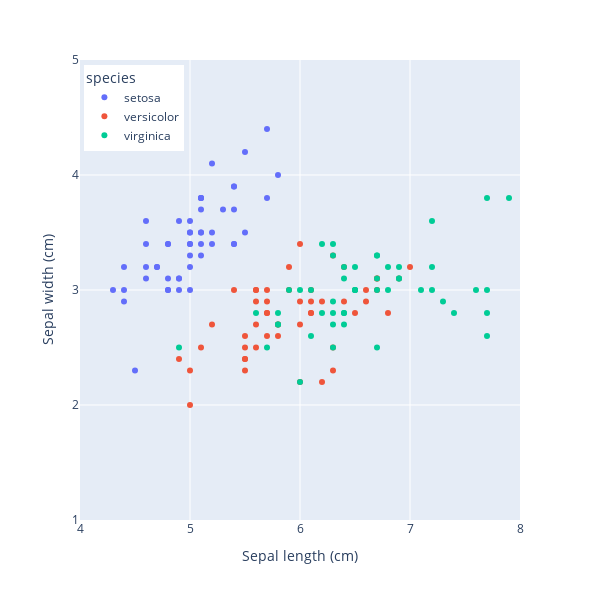

The notebook cell saved with this chart:
### Code cell
fig = px.scatter(iris_sns, x="sepal_length", y="sepal_width", 
                 color="species",
                 width = 600, height = 600,
                 labels={"sepal_length": "Sepal length (cm)",
                         "sepal_width": "Sepal width (cm)"})
# 设置横轴和纵轴范围
fig.update_layout(xaxis_range=[4, 8], 
                  yaxis_range=[1, 5])


fig.update_layout(
    xaxis = dict(
        tickmode = 'array',
        tickvals = np.arange(4,8+1)))

fig.update_layout(
    yaxis = dict(
        tickmode = 'array',
        tickvals = np.arange(1,5+1)))

fig.update_layout(legend=dict(
    yanchor="top",
    y=0.99,
    xanchor="left",
    x=0.01
))

fig.show()

# 将fig保存为SVG格式
fig.write_image("Figures\Plotly绘制样本数据散点图，增加鸢尾花分类标签.svg")

### Figure 1 — Plotly figure (JSON) as saved in the notebook; plotly's stock layout.template omitted (floating-point values rounded to 4 significant figures)
{"data": [{"hovertemplate": "species=setosa<br>Sepal length (cm)=%{x}<br>Sepal width (cm)=%{y}<extra></extra>", "legendgroup": "setosa", "marker": {"color": "#636efa", "symbol": "circle"}, "mode": "markers", "name": "setosa", "orientation": "v", "showlegend": true, "type": "scatter", "visible": true, "x": [5.1, 4.9, 4.7, 4.6, 5, 5.4, 4.6, 5, 4.4, 4.9, 5.4, 4.8, 4.8, 4.3, 5.8, 5.7, 5.4, 5.1, 5.7, 5.1, 5.4, 5.1, 4.6, 5.1, 4.8, 5, 5, 5.2, 5.2, 4.7, 4.8, 5.4, 5.2, 5.5, 4.9, 5, 5.5, 4.9, 4.4, 5.1, 5, 4.5, 4.4, 5, 5.1, 4.8, 5.1, 4.6, 5.3, 5], "xaxis": "x", "y": [3.5, 3, 3.2, 3.1, 3.6, 3.9, 3.4, 3.4, 2.9, 3.1, 3.7, 3.4, 3, 3, 4, 4.4, 3.9, 3.5, 3.8, 3.8, 3.4, 3.7, 3.6, 3.3, 3.4, 3, 3.4, 3.5, 3.4, 3.2, 3.1, 3.4, 4.1, 4.2, 3.1, 3.2, 3.5, 3.6, 3, 3.4, 3.5, 2.3, 3.2, 3.5, 3.8, 3, 3.8, 3.2, 3.7, 3.3], "yaxis": "y"}, {"hovertemplate": "species=versicolor<br>Sepal length (cm)=%{x}<br>Sepal width (cm)=%{y}<extra></extra>", "legendgroup": "versicolor", "marker": {"color": "#EF553B", "symbol": "circle"}, "mode": "markers", "name": "versicolor", "orientation": "v", "showlegend": true, "type": "scatter", "x": [7, 6.4, 6.9, 5.5, 6.5, 5.7, 6.3, 4.9, 6.6, 5.2, 5, 5.9, 6, 6.1, 5.6, 6.7, 5.6, 5.8, 6.2, 5.6, 5.9, 6.1, 6.3, 6.1, 6.4, 6.6, 6.8, 6.7, 6, 5.7, 5.5, 5.5, 5.8, 6, 5.4, 6, 6.7, 6.3, 5.6, 5.5, 5.5, 6.1, 5.8, 5, 5.6, 5.7, 5.7, 6.2, 5.1, 5.7], "xaxis": "x", "y": [3.2, 3.2, 3.1, 2.3, 2.8, 2.8, 3.3, 2.4, 2.9, 2.7, 2, 3, 2.2, 2.9, 2.9, 3.1, 3, 2.7, 2.2, 2.5, 3.2, 2.8, 2.5, 2.8, 2.9, 3, 2.8, 3, 2.9, 2.6, 2.4, 2.4, 2.7, 2.7, 3, 3.4, 3.1, 2.3, 3, 2.5, 2.6, 3, 2.6, 2.3, 2.7, 3, 2.9, 2.9, 2.5, 2.8], "yaxis": "y"}, {"hovertemplate": "species=virginica<br>Sepal length (cm)=%{x}<br>Sepal width (cm)=%{y}<extra></extra>", "legendgroup": "virginica", "marker": {"color": "#00cc96", "symbol": "circle"}, "mode": "markers", "name": "virginica", "orientation": "v", "showlegend": true, "type": "scatter", "x": [6.3, 5.8, 7.1, 6.3, 6.5, 7.6, 4.9, 7.3, 6.7, 7.2, 6.5, 6.4, 6.8, 5.7, 5.8, 6.4, 6.5, 7.7, 7.7, 6, 6.9, 5.6, 7.7, 6.3, 6.7, 7.2, 6.2, 6.1, 6.4, 7.2, 7.4, 7.9, 6.4, 6.3, 6.1, 7.7, 6.3, 6.4, 6, 6.9, 6.7, 6.9, 5.8, 6.8, 6.7, 6.7, 6.3, 6.5, 6.2, 5.9], "xaxis": "x", "y": [3.3, 2.7, 3, 2.9, 3, 3, 2.5, 2.9, 2.5, 3.6, 3.2, 2.7, 3, 2.5, 2.8, 3.2, 3, 3.8, 2.6, 2.2, 3.2, 2.8, 2.8, 2.7, 3.3, 3.2, 2.8, 3, 2.8, 3, 2.8, 3.8, 2.8, 2.8, 2.6, 3, 3.4, 3.1, 3, 3.1, 3.1, 3.1, 2.7, 3.2, 3.3, 3, 2.5, 3, 3.4, 3], "yaxis": "y"}], "layout": {"height": 600, "legend": {"title": {"text": "species"}, "tracegroupgap": 0, "x": 0.01, "xanchor": "left", "y": 0.99, "yanchor": "top"}, "margin": {"t": 60}, "width": 600, "xaxis": {"anchor": "y", "domain": [0, 1], "range": [4, 8], "tickmode": "array", "tickvals": [4, 5, 6, 7, 8], "title": {"text": "Sepal length (cm)"}, "type": "linear"}, "yaxis": {"anchor": "x", "domain": [0, 1], "range": [1, 5], "tickmode": "array", "tickvals": [1, 2, 3, 4, 5], "title": {"text": "Sepal width (cm)"}, "type": "linear"}}}
